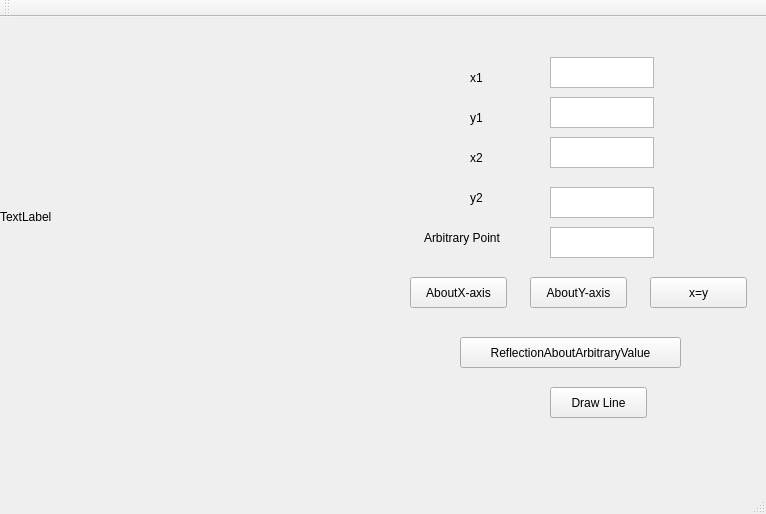
<?xml version="1.0" encoding="UTF-8"?>
<ui version="4.0">
 <class>MainWindow</class>
 <widget class="QMainWindow" name="MainWindow">
  <property name="geometry">
   <rect>
    <x>0</x>
    <y>0</y>
    <width>766</width>
    <height>514</height>
   </rect>
  </property>
  <property name="windowTitle">
   <string>MainWindow</string>
  </property>
  <widget class="QWidget" name="centralWidget">
   <widget class="QLabel" name="label">
    <property name="geometry">
     <rect>
      <x>0</x>
      <y>0</y>
      <width>400</width>
      <height>400</height>
     </rect>
    </property>
    <property name="text">
     <string>TextLabel</string>
    </property>
   </widget>
   <widget class="QLabel" name="label_2">
    <property name="geometry">
     <rect>
      <x>470</x>
      <y>50</y>
      <width>65</width>
      <height>21</height>
     </rect>
    </property>
    <property name="text">
     <string>x1</string>
    </property>
   </widget>
   <widget class="QLabel" name="label_3">
    <property name="geometry">
     <rect>
      <x>470</x>
      <y>90</y>
      <width>65</width>
      <height>21</height>
     </rect>
    </property>
    <property name="text">
     <string>y1</string>
    </property>
   </widget>
   <widget class="QLabel" name="label_4">
    <property name="geometry">
     <rect>
      <x>470</x>
      <y>130</y>
      <width>65</width>
      <height>21</height>
     </rect>
    </property>
    <property name="text">
     <string>x2</string>
    </property>
   </widget>
   <widget class="QLabel" name="label_5">
    <property name="geometry">
     <rect>
      <x>470</x>
      <y>170</y>
      <width>65</width>
      <height>21</height>
     </rect>
    </property>
    <property name="text">
     <string>y2</string>
    </property>
   </widget>
   <widget class="QTextEdit" name="textEdit">
    <property name="geometry">
     <rect>
      <x>550</x>
      <y>40</y>
      <width>104</width>
      <height>31</height>
     </rect>
    </property>
   </widget>
   <widget class="QTextEdit" name="textEdit_2">
    <property name="geometry">
     <rect>
      <x>550</x>
      <y>80</y>
      <width>104</width>
      <height>31</height>
     </rect>
    </property>
   </widget>
   <widget class="QTextEdit" name="textEdit_3">
    <property name="geometry">
     <rect>
      <x>550</x>
      <y>120</y>
      <width>104</width>
      <height>31</height>
     </rect>
    </property>
   </widget>
   <widget class="QTextEdit" name="textEdit_4">
    <property name="geometry">
     <rect>
      <x>550</x>
      <y>170</y>
      <width>104</width>
      <height>31</height>
     </rect>
    </property>
   </widget>
   <widget class="QPushButton" name="pushButton">
    <property name="geometry">
     <rect>
      <x>410</x>
      <y>260</y>
      <width>97</width>
      <height>31</height>
     </rect>
    </property>
    <property name="text">
     <string>AboutX-axis</string>
    </property>
   </widget>
   <widget class="QPushButton" name="pushButton_2">
    <property name="geometry">
     <rect>
      <x>530</x>
      <y>260</y>
      <width>97</width>
      <height>31</height>
     </rect>
    </property>
    <property name="text">
     <string>AboutY-axis</string>
    </property>
   </widget>
   <widget class="QPushButton" name="pushButton_3">
    <property name="geometry">
     <rect>
      <x>650</x>
      <y>260</y>
      <width>97</width>
      <height>31</height>
     </rect>
    </property>
    <property name="text">
     <string>x=y</string>
    </property>
   </widget>
   <widget class="QPushButton" name="pushButton_4">
    <property name="geometry">
     <rect>
      <x>460</x>
      <y>320</y>
      <width>221</width>
      <height>31</height>
     </rect>
    </property>
    <property name="text">
     <string>ReflectionAboutArbitraryValue</string>
    </property>
   </widget>
   <widget class="QLabel" name="label_6">
    <property name="geometry">
     <rect>
      <x>424</x>
      <y>210</y>
      <width>101</width>
      <height>21</height>
     </rect>
    </property>
    <property name="text">
     <string>Arbitrary Point</string>
    </property>
   </widget>
   <widget class="QTextEdit" name="textEdit_5">
    <property name="geometry">
     <rect>
      <x>550</x>
      <y>210</y>
      <width>104</width>
      <height>31</height>
     </rect>
    </property>
   </widget>
   <widget class="QPushButton" name="pushButton_5">
    <property name="geometry">
     <rect>
      <x>550</x>
      <y>370</y>
      <width>97</width>
      <height>31</height>
     </rect>
    </property>
    <property name="text">
     <string>Draw Line</string>
    </property>
   </widget>
  </widget>
  <widget class="QMenuBar" name="menuBar">
   <property name="geometry">
    <rect>
     <x>0</x>
     <y>0</y>
     <width>766</width>
     <height>27</height>
    </rect>
   </property>
  </widget>
  <widget class="QToolBar" name="mainToolBar">
   <attribute name="toolBarArea">
    <enum>TopToolBarArea</enum>
   </attribute>
   <attribute name="toolBarBreak">
    <bool>false</bool>
   </attribute>
  </widget>
  <widget class="QStatusBar" name="statusBar"/>
 </widget>
 <layoutdefault spacing="6" margin="11"/>
 <resources/>
 <connections/>
</ui>
